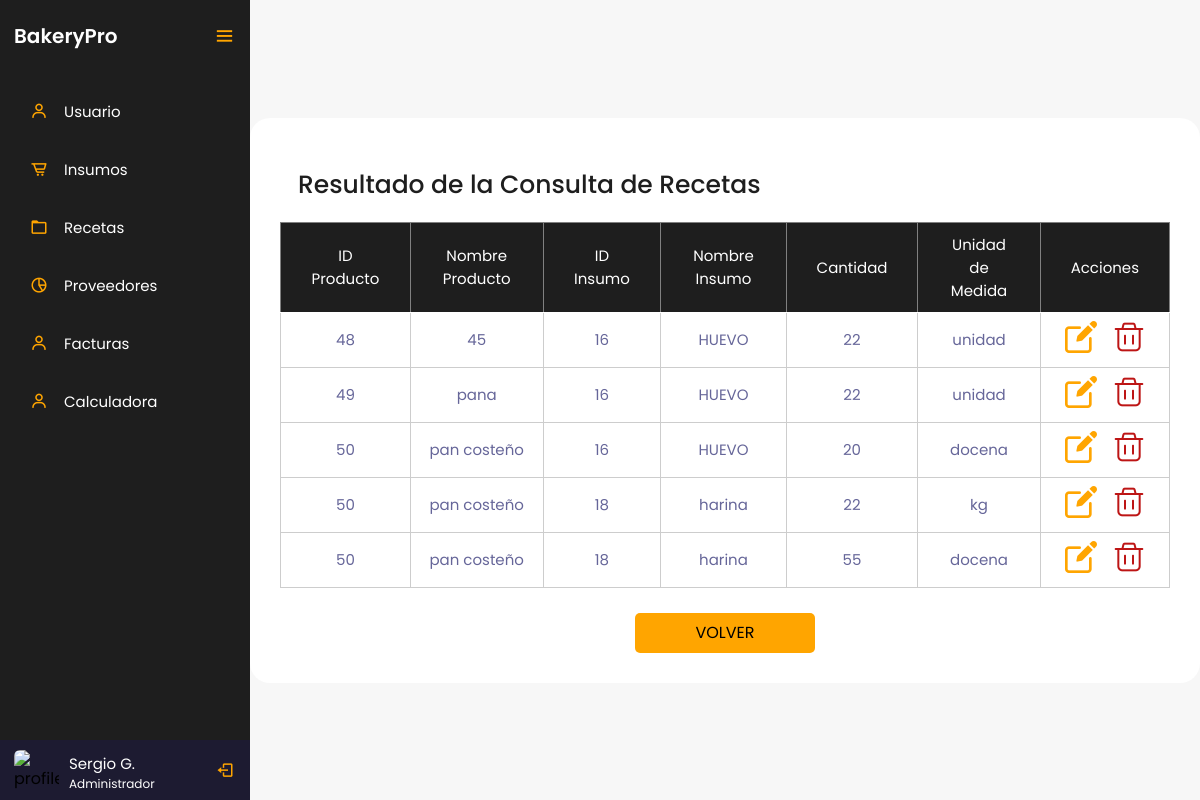
The app's page /controlador/Recetas/consultar.php (signed in) with its own data.
### tables this page shows
CREATE TABLE `tblusuario` (
  `IdUsuario` int(3) NOT NULL,
  `Nombres` varchar(20) NOT NULL,
  `Apellidos` varchar(20) NOT NULL,
  `IdRol` int(3) NOT NULL,
  `Cedula` decimal(10,0) NOT NULL,
  `Telefono` varchar(20) NOT NULL,
  `Password` varchar(10) NOT NULL
);

CREATE TABLE `tblroles` (
  `IdRol` int(3) NOT NULL,
  `Rol` varchar(20) NOT NULL
);

CREATE TABLE `tblrecetas` (
  `CantidadInsumo` decimal(5,0) NOT NULL,
  `IdProducto` int(3) NOT NULL,
  `IdInsumo` int(3) NOT NULL,
  `IdUnidadMedida` int(3) NOT NULL
);

CREATE TABLE `tblproductos` (
  `IdProducto` int(3) NOT NULL,
  `NombreProducto` varchar(20) NOT NULL,
  `Stock` decimal(5,0) NOT NULL
);

CREATE TABLE `tblinsumos` (
  `IdInsumo` int(3) NOT NULL,
  `NombreInsumo` varchar(30) NOT NULL,
  `Stock` int(5) NOT NULL,
  `IdUnidadMedida` int(3) NOT NULL,
  `IdCategoria` int(3) NOT NULL
);

CREATE TABLE `tblunidadesmedidas` (
  `IdUnidadMedida` int(3) NOT NULL,
  `medida` varchar(20) NOT NULL
);

### controlador/Recetas/consultar.php (the view, shortened to what this page needs)
<?php
    $servername = "localhost";
    $username = "root";
    $password = "";
    $dbname = "bakerypro";
    $conexion = mysqli_connect($servername, $username, $password, $dbname);
    $cedula = $_SESSION['cedula'];
    $sql = "SELECT Nombres, Apellidos, Rol FROM tblusuario INNER JOIN tblroles ON tblusuario.IdRol = tblroles.IdRol WHERE Cedula = $cedula";
    $resultado = mysqli_query($conexion, $sql);
    if (mysqli_num_rows($resultado) > 0) {
        $fila = mysqli_fetch_assoc($resultado);
        $nombre = $fila["Nombres"] . " " . $fila["Apellidos"];
        $rol = $fila["Rol"];
    } else {
        $nombre = "Nombre de usuario";
        $rol = "Rol de usuario";
    }
?>
<!DOCTYPE html>
<html lang="en">
<head>
    <link href='https://unpkg.com/boxicons@2.0.7/css/boxicons.min.css' rel='stylesheet'>
    <link rel="stylesheet" href="../../vista/style/styles.css">
</head>
<body>
    <div class="sidebar open">
        <div class="logo-details">
            <a href="../../dashboard.php" class="logo_link">
                <span class="logo_name">BakeryPro</span>
            </a>
            <i class='bx bx-menu' id="btn" ></i>
        </div>
        <ul class="nav-list">
            <li>
                <a href="../../vista/html/usuarios.php">
                    <i class='bx bx-user' ></i>
                    <span class="links_name">Usuario</span>
                </a>
            </li>
            <li>
                <a href="../../vista/html/insumos.php">
                    <i class='bx bx-cart-alt' ></i>
                    <span class="links_name">Insumos</span>
                </a>
            </li>
            <li>
                <a href="../../vista/html/recetas.php">
                    <i class='bx bx-folder' ></i>
                    <span class="links_name">Recetas</span>
                </a>
            </li>
            <li>
                <a href="../../vista/html/proveedores.php">
                    <i class='bx bx-pie-chart-alt-2' ></i>
                    <span class="links_name">Proveedores</span>
                </a>
            </li>
            <li>
                <a href="../../vista/html/facturas.php">
                    <i class='bx bx-user' ></i>
                    <span class="links_name">Facturas</span>
                </a>
            </li>
            <li>
                <a href="../../vista/html/calculadora.php">
                    <i class='bx bx-user' ></i>
                    <span class="links_name">Calculadora</span>
                </a>
            </li>
            <li class="profile">
                <div class="profile-details">
                    <img src="profile.jpg" alt="profileImg">
                    <div class="name_job">
                        <div class="name"><?php echo $nombre; ?></div>
                        <div class="job"><?php echo $rol; ?></div>
                    </div>
                </div>
                <a href="../login/logout.php" id="log_out">
                    <i class='bx bx-log-out'></i>
                </a>
            </li>
        </ul>
    </div>
    <section class="home-section">
        <div class="container">
        <h2 class="titleContainer">Resultado de la Consulta de Recetas</h2>
        <?php
            include '../../modelo/conexion.php';
            $sql = "SELECT pr.IdProducto, pr.NombreProducto, r.IdInsumo, ins.NombreInsumo, r.CantidadInsumo, um.medida
                    FROM tblrecetas r
                    INNER JOIN tblproductos pr ON r.IdProducto = pr.IdProducto
                    INNER JOIN tblinsumos ins ON r.IdInsumo = ins.IdInsumo
                    INNER JOIN tblunidadesmedidas um ON r.IdUnidadMedida = um.IdUnidadMedida
                    ORDER BY IdProducto";
            $resultado = $conexion->query($sql);
        ?>
        <?php if ($resultado->num_rows > 0) { ?>
            <table border="1">
                <tr>
                <th>ID Producto</th>
                <th>Nombre Producto</th>
                <th>ID Insumo</th>
                <th>Nombre Insumo</th>
                <th>Cantidad</th>
                <th>Unidad de Medida</th>
                <th>Acciones</th>
                </tr>
                <?php while ($fila = $resultado->fetch_assoc()) { ?>
                    <tr>
                        <td><?php echo $fila['IdProducto']; ?></td>
                        <td><?php echo $fila["NombreProducto"]; ?></td>
                        <td><?php echo $fila["IdInsumo"]; ?></td>
                        <td><?php echo $fila["NombreInsumo"]; ?></td>
                        <td><?php echo $fila["CantidadInsumo"]; ?></td>
                        <td><?php echo $fila["medida"]; ?></td>
                        <td>
                            <a href='editar.php?IdProducto=<?php echo $fila['IdProducto']; ?>'><img src="../../vista/img/editar.png" alt="editar"></a>
                            <a href='eliminar.php?IdProducto=<?php echo $fila['IdProducto']; ?>'><img src="../../vista/img/eliminar.png" alt="eliminar"></a>
                        </td>
                    </tr>
                <?php } ?>
            </table>
        <?php } else { ?>
            <p>No se encontraron resultados para el ID proporcionado.</p>
        <?php } ?>
        <br>
            <a href="../../dashboard.php" class="volverConsultar">VOLVER</a>
        </div>
    </section>
</body>
</html>

### vista/style/styles.css (style rules this page uses)
:root { --orange: #d4894c; --white_trasnparent: #232830; --very-light-pink: #C7C7C7; --text-input-field: #F7F7F7; --hospital-green: #bd1515; --sm: 14px; --md: 16px; --lg: 18px; --yellow: #ffa500; --black: #201e1c; --white: #ffffff; --official-black:#1e1e1e; --official-red:#ffa500; --background-white:#f7f7f7; --card-white:#ffffff; }
* { margin: 0; padding: 0; box-sizing: border-box; font-family: "Poppins" , sans-serif; }
.sidebar { position: fixed; left: 0; top: 0; height: 100%; width: 78px; background: var(--official-black); padding: 6px 14px; z-index: 99; transition: all 0.5s ease; }
.sidebar.open { width: 250px; }
.sidebar .logo-details { height: 60px; display: flex; align-items: center; position: relative; }
.sidebar .logo-details .logo_name { color: #fff; font-size: 20px; font-weight: 600; opacity: 0; transition: all 0.5s ease; }
.sidebar.open .logo-details .icon, .sidebar.open .logo-details .logo_name { opacity: 1; }
.sidebar .logo-details #btn { position: absolute; top: 50%; right: 0; transform: translateY(-50%); font-size: 22px; transition: all 0.4s ease; font-size: 23px; text-align: center; cursor: pointer; transition: all 0.5s ease; }
.sidebar.open .logo-details #btn { text-align: right; }
.sidebar i { color: var(--official-red); height: 60px; min-width: 50px; font-size: 28px; text-align: center; line-height: 60px; }
.sidebar .nav-list { margin-top: 20px; height: 100%; }
.sidebar li { position: relative; margin: 8px 0; list-style: none; }
.sidebar li a { display: flex; height: 100%; width: 100%; border-radius: 12px; align-items: center; text-decoration: none; transition: all 0.4s ease; }
.sidebar li a .links_name { color: #fff; font-size: 15px; font-weight: 400; white-space: nowrap; opacity: 0; pointer-events: none; transition: 0.4s; }
.sidebar.open li a .links_name { opacity: 1; pointer-events: auto; }
.sidebar li i { height: 50px; line-height: 50px; font-size: 18px; border-radius: 12px; }
.sidebar li.profile { position: fixed; height: 60px; width: 78px; left: 0; bottom: -8px; padding: 10px 14px; background: #1d1b31; transition: all 0.5s ease; overflow: hidden; }
.sidebar.open li.profile { width: 250px; }
.sidebar li .profile-details { display: flex; align-items: center; flex-wrap: nowrap; }
.sidebar li img { height: 45px; width: 45px; object-fit: cover; border-radius: 6px; margin-right: 10px; }
.sidebar li.profile .name, .sidebar li.profile .job { font-size: 15px; font-weight: 400; color: #fff; white-space: nowrap; }
.sidebar li.profile .job { font-size: 12px; }
.sidebar .profile #log_out { position: absolute; top: 50%; right: 0; transform: translateY(-50%); background: #1d1b31; width: 100%; height: 60px; line-height: 60px; border-radius: 0px; transition: all 0.5s ease; }
.sidebar.open .profile #log_out { width: 50px; background: none; }
.logo_link { text-decoration: none; }
.home-section { position: relative; background: var(--background-white); min-height: 100vh; display: flex; top: 0; left: 78px; width: calc(100% - 78px); transition: all 0.5s ease; z-index: 2; justify-content: center; align-items: center; }
.sidebar.open ~ .home-section { left: 250px; width: calc(100% - 250px); }
.titleContainer { color: var(--official-black); font-size: 25px; font-weight: 500; margin: 18px }
.volverConsultar { height: 40px; width: 180px; display: flex; justify-content: center; background: var(--yellow); border-radius: 5px; align-items: center; margin: auto; }
.container { height: auto; background: var(--card-white); padding: 30px; border-radius: 20px; }
table { font-size: 15px; width: 100%; text-align: center; border-collapse: collapse; }
th { font-size: 15px; font-weight: normal; padding: 8px; background: var(--official-black); border-bottom: 1px solid #fff; color: #fff; padding: 10px 30px; }
td { padding: 8px; background: #ffffff7d; border: 1px solid #cdcdcd; color: #669; border-top: 1px solid transparent; }
a { text-decoration: none; color: black; }
tbody tr td img { margin: 0 6px; }

### records on screen
tblusuario: nombre "Sergio G.", IdRol.Rol "Administrador"
tblrecetas: IdProducto.IdProducto "48", IdProducto.NombreProducto "45", IdInsumo "16", IdInsumo.NombreInsumo "HUEVO", CantidadInsumo "22", IdUnidadMedida.medida "unidad"
tblrecetas: IdProducto.IdProducto "49", IdProducto.NombreProducto "pana", IdInsumo "16", IdInsumo.NombreInsumo "HUEVO", CantidadInsumo "22", IdUnidadMedida.medida "unidad"
tblrecetas: IdProducto.IdProducto "50", IdProducto.NombreProducto "pan costeño", IdInsumo "16", IdInsumo.NombreInsumo "HUEVO", CantidadInsumo "20", IdUnidadMedida.medida "docena"
tblrecetas: IdProducto.IdProducto "50", IdProducto.NombreProducto "pan costeño", IdInsumo "18", IdInsumo.NombreInsumo "harina", CantidadInsumo "22", IdUnidadMedida.medida "kg"
tblrecetas: IdProducto.IdProducto "50", IdProducto.NombreProducto "pan costeño", IdInsumo "18", IdInsumo.NombreInsumo "harina", CantidadInsumo "55", IdUnidadMedida.medida "docena"
